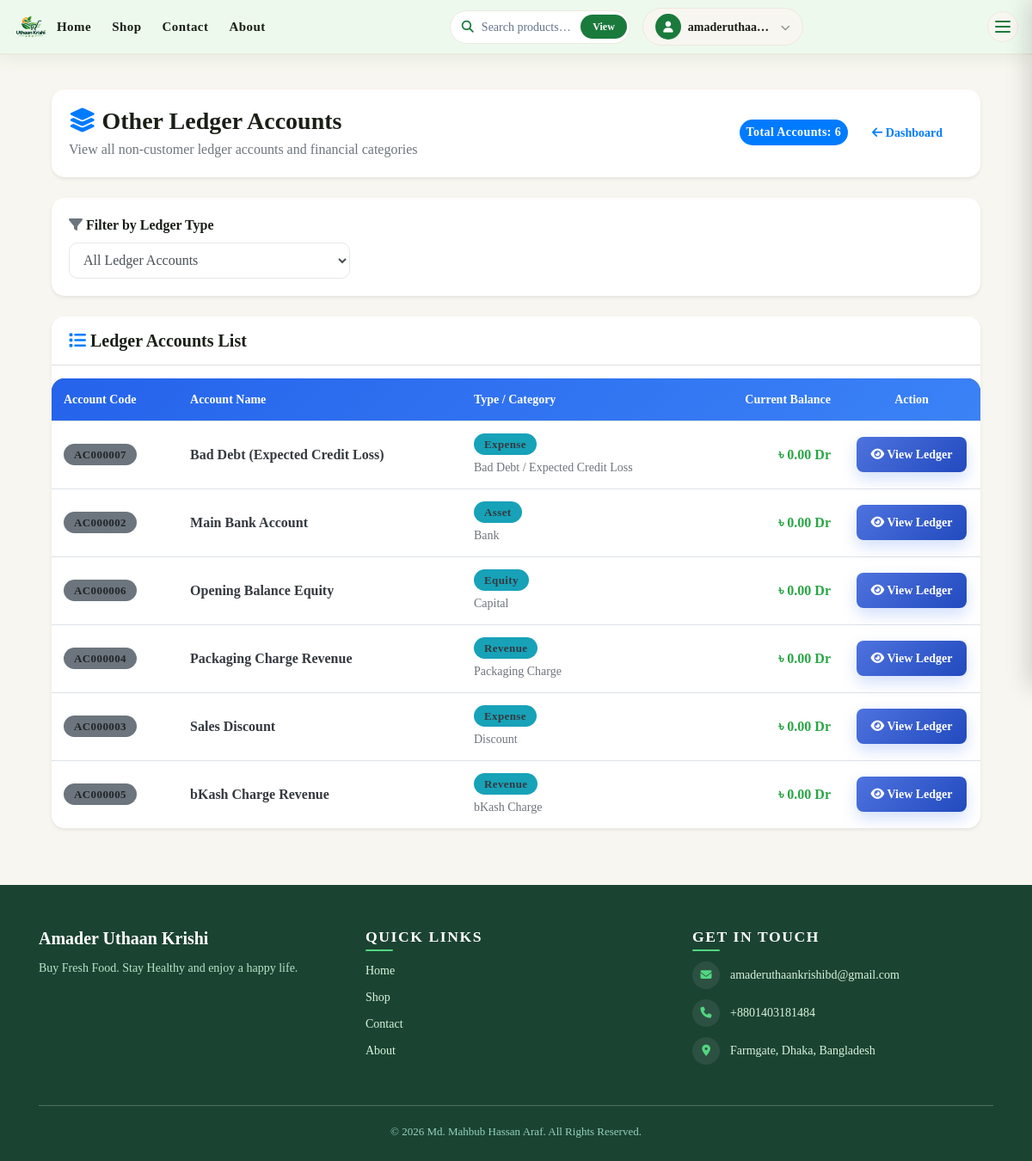
Page /finance/others/ (signed in) on the committed database.
### apps/accounts/models.py (models this page shows, shortened)
class CustomUser(AbstractUser):
    email = models.EmailField(unique=True)
    COUNTRY_CHOICES = [
        ('BD', 'Bangladesh'),
        ('IN', 'India'),
        ('PK', 'Pakistan'),
        ('US', 'United States'),
        ('UK', 'United Kingdom'),
    ]
    country = models.CharField(max_length=50, choices=COUNTRY_CHOICES, blank=True, null=True)
    location = models.CharField(max_length=150, blank=True, null=True)
    phone_number = models.CharField(max_length=20, blank=True, null=True)
    profile_image = models.FileField(upload_to='profiles/', blank=True, null=True)
    user_id = models.IntegerField(unique=True, null=True, blank=True, editable=False)
    USERNAME_FIELD = 'email'
    REQUIRED_FIELDS = ['username']

### apps/finance/models.py (models this page shows, shortened)
class Account(models.Model):
    TYPE1_CHOICES = (
        ("asset", "Asset"),
        ("liability", "Liability"),
        ("equity", "Equity"),
        ("revenue", "Revenue"),
        ("expense", "Expense"),
    )
    TYPE2_CHOICES = (
        ("cash", "Cash"),
        ("bank", "Bank"),
        ("customer", "Customer"),
        ("supplier", "Supplier"),
        ("receivable", "Receivable"),
        ("payable", "Payable"),
        ("product", "Product"),
        ("capital", "Capital"),
        ("purchase", "Purchase"),
        ("discount", "Discount"),
        ("packaging", "Packaging Charge"),
        ("bkash_charge", "bKash Charge"),
        ("bad_debt", "Bad Debt / Expected Credit Loss"),
        ("other", "Other"),
    )
    OPENING_BALANCE_TYPE = (
        ("debit", "Debit"),
        ("credit", "Credit"),
    )
    STATUS_CHOICES = (
        ("active", "Active"),
        ("inactive", "Inactive"),
    )
    account_code = models.CharField(
        max_length=20,
        blank=True,
    )
    name = models.CharField(
        max_length=150
    )
    type1 = models.CharField(
        max_length=20,
        choices=TYPE1_CHOICES,
    )
    type2 = models.CharField(
        max_length=30,
        choices=TYPE2_CHOICES,
        default="other",
    )
    customer = models.OneToOneField(
        CustomUser,
        on_delete=models.CASCADE,
        null=True,
        blank=True,
        related_name="account"
    )
    product = models.OneToOneField(
        Product,
        on_delete=models.CASCADE,
        null=True,
        blank=True,
        related_name="account"
    )
    expense_category = models.OneToOneField(
        ExpenseCategory,
        on_delete=models.CASCADE,
        null=True,
        blank=True,
        related_name="account"
    )
    opening_balance = models.DecimalField(
        max_digits=12,
        decimal_places=2,
        default=Decimal("0.00"),
    )
    opening_balance_type = models.CharField(
        max_length=10,
        choices=OPENING_BALANCE_TYPE,
        default="debit",
    )
    is_default = models.BooleanField(
        default=False,
    )
    status = models.CharField(
        max_length=20,
        choices=STATUS_CHOICES,
        default="active",
    )
    created_at = models.DateTimeField(
        auto_now_add=True,
    )
    updated_at = models.DateTimeField(
        auto_now=True,
    )
    class Meta:
        ordering = ["name"]
        indexes = [
            models.Index(fields=["account_code"]),
            models.Index(fields=["name"]),
            models.Index(fields=["type1"]),
            models.Index(fields=["type2"]),
            models.Index(fields=["status"]),
        ]

### apps/finance/views.py (the view)
@user_passes_test(admin_required)
def other_ledger(request):
    others = Account.objects.exclude(
        type2__in=["customer", "product", "cash"]
    ).order_by("name")
    data = _get_ledger_data(others)
    return render(
        request,
        "finance/other_ledger.html",
        {"title": "Other Ledger", "others": data, "accounts": data, "data": data}
    )

### apps/finance/models.py (called while the page is built)
def _q(value):
    if value is None:
        return ZERO
    return Decimal(str(value)).quantize(TWO_DECIMAL, rounding=ROUND_HALF_UP)

### apps/finance/views.py (called while the page is built)
def admin_required(user):
    return user.is_authenticated and (user.is_staff or user.is_superuser)

### Templates/finance/other_ledger.html (shortened to what this page needs)
{% extends "base.html" %}
{% load humanize %}
{% load static %}
{% block extra_css %}
<link rel="stylesheet" href="{% static 'css/finance.css' %}">
{% endblock %}
{% block content %}
<div class="container-fluid py-3">
    <div class="card shadow-sm border-0 mb-4">
        <div class="card-body">
            <div class="d-flex flex-column flex-lg-row justify-content-between align-items-lg-center">
                <div>
                    <h3 class="font-weight-bold mb-1">
                        <i class="fas fa-layer-group text-primary me-2"></i> Other Ledger Accounts
                    </h3>
                    <p class="text-muted mb-0">
                        View all non-customer ledger accounts and financial categories
                    </p>
                </div>
                <div class="mt-3 mt-lg-0">
                    <span class="badge bg-primary text-white p-2 me-2" style="font-size: 14px;">
                        Total Accounts: {{ others|length }}
                    </span>
                    <a href="{% url 'financial_dashboard' %}" class="btn btn-outline-primary btn-sm">
                        <i class="fas fa-arrow-left me-1"></i> Dashboard
                    </a>
                </div>
            </div>
        </div>
    </div>
    <div class="card shadow-sm border-0 mb-4">
        <div class="card-body">
            <div class="row align-items-center">
                <div class="col-md-4">
                    <label class="font-weight-bold form-label">
                        <i class="fas fa-filter text-secondary me-1"></i> Filter by Ledger Type
                    </label>
                    <select id="ledgerFilter" class="form-select form-control">
                        <option value="all">All Ledger Accounts</option>
                    </select>
                </div>
            </div>
        </div>
    </div>
    <div class="card shadow-sm border-0">
        <div class="card-header bg-white py-3">
            <h5 class="mb-0 font-weight-bold">
                <i class="fas fa-list text-primary me-2"></i> Ledger Accounts List
            </h5>
        </div>
        <div class="card-body p-0">
            <div class="table-responsive">
                <table class="table table-hover mb-0">
                    <thead class="bg-dark text-white">
                        <tr>
                            <th>Account Code</th>
                            <th>Account Name</th>
                            <th>Type / Category</th>
                            <th class="text-right">Current Balance</th>
                            <th class="text-center" width="160">Action</th>
                        </tr>
                    </thead>
                    <tbody>
                        {% for item in others %}
                        <tr class="ledger-row" data-type="{{ item.account.type1 }}">
                            <td>
                                <span class="badge bg-secondary">{{ item.account.account_code }}</span>
                            </td>
                            <td>
                                <strong class="text-dark">{{ item.account.name }}</strong>
                            </td>
                            <td>
                                <span class="badge bg-info text-dark">{{ item.account.get_type1_display }}</span>
                                <small class="text-muted d-block mt-1">
                                    {{ item.account.get_type2_display }}
                                </small>
                            </td>
                            <td class="text-right font-weight-bold">
                                {% if item.balance >= 0 %}
                                    <span class="text-success">৳ {{ item.balance|floatformat:2|intcomma }} Dr</span>
                                {% else %}
                                    <span class="text-danger">৳ {{ item.balance|floatformat:2|cut:"-"|intcomma }} Cr</span>
                                {% endif %}
                            </td>
                            <td class="text-center">
                                <a href="{% url 'ledger_detail' item.account.id %}" class="btn btn-sm btn-primary px-3">
                                    <i class="fas fa-eye me-1"></i> View Ledger
                                </a>
                            </td>
                        </tr>
                        {% endfor %}
                    </tbody>
                </table>
            </div>
        </div>
    </div>
</div>
{% endblock %}

### Templates/base.html (shortened to what this page needs)
{% load static %}
<!DOCTYPE html>
<html lang="en">
<head>
  <link rel="stylesheet" href="https://cdn.jsdelivr.net/npm/bootstrap@4.6.2/dist/css/bootstrap.min.css">
  <link rel="stylesheet" href="https://cdnjs.cloudflare.com/ajax/libs/font-awesome/6.4.0/css/all.min.css">
  <link rel="stylesheet" href="{% static 'css/base.css' %}">
  <link rel="stylesheet" href="{% static 'css/home.css' %}">
  <link rel="stylesheet" href="{% static 'css/profiles.css' %}">
  <link rel="stylesheet" href="{% static 'css/contact.css' %}">
  <link rel="stylesheet" href="{% static 'css/about.css' %}">
  <link rel="stylesheet" href="{% static 'css/user_orders.css' %}">
  <link rel="stylesheet" href="{% static 'css/admin_panal.css' %}">
  {% block extra_css %}{% endblock %}
</head>
<body>
<nav class="site-navbar" id="siteNavbar">
  <div class="navbar-inner">
    <a class="nav-brand" href="{% url 'home' %}">
      <img src="{% static 'images/Video_Alt.png' %}" alt="Amader Uthaan Krishi" class="nav-logo">
    </a>
    <ul class="nav-links desktop-only">
      <li><a href="{% url 'home' %}"    class="nav-link-item {% if request.resolver_match.url_name == 'home'    %}active{% endif %}">Home</a></li>
      <li><a href="{% url 'shop' %}"    class="nav-link-item {% if request.resolver_match.url_name == 'shop'    %}active{% endif %}">Shop</a></li>
      <li><a href="{% url 'contact' %}" class="nav-link-item {% if request.resolver_match.url_name == 'contact' %}active{% endif %}">Contact</a></li>
      <li><a href="{% url 'about' %}"   class="nav-link-item {% if request.resolver_match.url_name == 'about'   %}active{% endif %}">About</a></li>
    </ul>
    <div class="nav-right desktop-only">
      <form class="nav-search-form" method="get" action="{% url 'shop' %}">
        <input type="search" name="q" placeholder="Search products…"
               value="{{ request.GET.q }}" class="nav-search-input" autocomplete="off">
        <button type="submit" class="nav-search-btn">View</button>
      </form>
      {% if user.is_authenticated %}
        <div class="user-dropdown" id="userDropdown">
          <button class="user-dropdown-toggle" id="userDropdownBtn"
                  type="button" aria-haspopup="true" aria-expanded="false">
            <span class="user-avatar"><i class="fas fa-user"></i></span>
            <span class="user-name">{{ user.username }}</span>
            <i class="fas fa-chevron-down chev"></i>
          </button>
        </div>
      {% else %}
        <a href="{% url 'login' %}"  class="btn-nav-login">Login</a>
        <a href="{% url 'signup' %}" class="btn-nav-signup">Sign Up</a>
      {% endif %}
    </div>
    <button class="hamburger" id="hamburgerBtn" aria-label="Open menu" aria-expanded="false">
      <span class="hbar"></span>
      <span class="hbar"></span>
      <span class="hbar"></span>
    </button>
  </div>
</nav>
<main class="page-main">
  <div class="container mt-4">
    {% block content %}{% endblock %}
  </div>
</main>
<footer class="site-footer">
  <div class="container">
    <div class="row">
      <div class="col-md-4 footer-col-mobile">
        <h5 class="footer-brand">Amader Uthaan Krishi</h5>
        <p class="footer-tagline">Buy Fresh Food. Stay Healthy and enjoy a happy life.</p>
      </div>
      <div class="col-md-4 footer-col-mobile">
        <h6 class="footer-heading">Quick Links</h6>
        <div class="footer-links">
          <a href="{% url 'home' %}">Home</a>
          <a href="{% url 'shop' %}">Shop</a>
          <a href="{% url 'contact' %}">Contact</a>
          <a href="{% url 'about' %}">About</a>
        </div>
      </div>
      <div class="col-md-4 footer-col-mobile">
        <h6 class="footer-heading">Get in Touch</h6>
        <p class="footer-contact"><i class="fas fa-envelope"></i> amaderuthaankrishibd@gmail.com</p>
        <p class="footer-contact"><i class="fas fa-phone"></i> +8801403181484</p>
        <p class="footer-contact"><i class="fas fa-map-marker-alt"></i> Farmgate, Dhaka, Bangladesh</p>
      </div>
    </div>
    <hr class="footer-hr">
    <p class="footer-copy">&copy; 2026 Md. Mahbub Hassan Araf. All Rights Reserved.</p>
  </div>
</footer>
</body>
</html>

### static/css/home.css (style rules this page uses)
body { background: var(--cream); font-family: 'Outfit', sans-serif; color: var(--text-dark); overflow-x: hidden; }

### static/css/profiles.css (style rules this page uses)
.btn { border-radius: 30px; padding: 10px 24px; font-weight: 600; transition: all 0.25s ease; position: relative; overflow: hidden; border: none; }
.btn-primary { background: linear-gradient(135deg, #4e73df, #224abe); color: #fff; }
.btn::after { content: ""; position: absolute; width: 0; height: 0; background: rgba(255,255,255,0.4); border-radius: 50%; top: 50%; left: 50%; transform: translate(-50%, -50%); transition: width 0.4s ease, height 0.4s ease; }

### static/css/admin_panal.css (style rules this page uses)
:root { --primary:#2563eb; --primary-dark:#1d4ed8; --success:#16a34a; --danger:#dc2626; --warning:#f59e0b; --text:#1f2937; --muted:#6b7280; --card:#ffffff; --bg:#f4f7fb; --border:#e5e7eb; --radius:18px; }
.badge { padding:8px 14px; border-radius:30px; font-size:12px; letter-spacing:.4px; }
.btn { border-radius:10px; font-weight:600; transition:.25s; }
.btn-primary { box-shadow: 0 8px 18px rgba(37,99,235,.20); }
.table { border-radius:15px; overflow:hidden; margin-top:15px; }
.table thead { background: linear-gradient(135deg,#2563eb,#3b82f6); color:#fff; }
.table thead th { border:none; padding:14px; font-size:14px; }
.table td { vertical-align:middle; padding:14px; }
.form-control { border-radius:10px; border:1px solid var(--border); min-height:42px; box-shadow:none; }
select.form-control { cursor:pointer; }

### static/css/finance.css (style rules this page uses)
* { font-family: "Times New Roman", Times, serif; }

### Templates/finance/other_ledger.html (style rules this page uses)
.card { border-radius: 15px; overflow: hidden; }
.table th, .table td { vertical-align: middle; }
.table thead th { white-space: nowrap; }
.badge { font-size: 13px; padding: 6px 12px; }
.btn { border-radius: 8px; font-weight: 600; }

### rows in the picture
CustomUser: username "amaderuthaa…"
Account: account.account_code "AC000007", account.name "Bad Debt (Expected Credit Loss)", account.type1 "Expense", account.type2 "Bad Debt / Expected Credit Loss", balance "0.00"
Account: account.account_code "AC000002", account.name "Main Bank Account", account.type1 "Asset", account.type2 "Bank", balance "0.00"
Account: account.account_code "AC000006", account.name "Opening Balance Equity", account.type1 "Equity", account.type2 "Capital", balance "0.00"
Account: account.account_code "AC000004", account.name "Packaging Charge Revenue", account.type1 "Revenue", account.type2 "Packaging Charge", balance "0.00"
Account: account.account_code "AC000003", account.name "Sales Discount", account.type1 "Expense", account.type2 "Discount", balance "0.00"
Account: account.account_code "AC000005", account.name "bKash Charge Revenue", account.type1 "Revenue", account.type2 "bKash Charge", balance "0.00"

### other values in the picture
{{ others|length }} "6"
